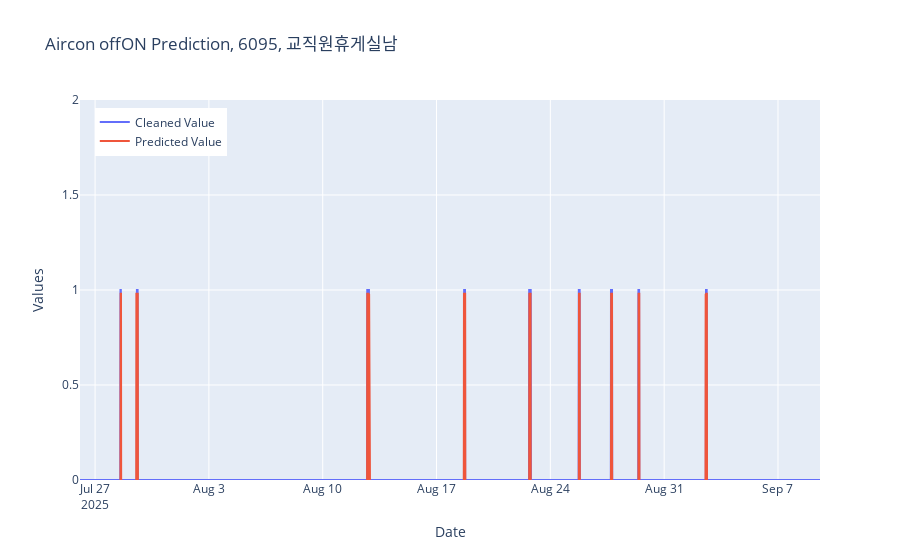

Notebook code for this chart:
### Markdown cell above
#### Save the model & Run Inference

### Code cell
#devID, tagCD = devID, list(tag_dict.keys())[0]
file_path_AI_model = f"/root/Bytelee_data/CodingSpace/2024_AI_BEMS/DATA_YiUmGO/{devID}_{device_name}_Aircon_offON_Prediction_LGBM.txt"

print(f'{file_path_AI_model= }')
model_a.save_model(file_path_AI_model)
#model_opt.save_model(file_path_AI_model)

# 모델 로드
model_infer = lgb.Booster(model_file=file_path_AI_model)

# 예측 수행 (로드된 모델 사용)
y_pred_a = model_infer.predict(X_test, num_iteration=model_a.best_iteration)

# 모델 평가
y_pred_a_binary = np.where(y_pred_a < 0.5, 0, 1)  # 0.5를 기준으로 이진분류 변환 
accuracy_a = accuracy_score(y_test, y_pred_a_binary)
rmse_a = root_mean_squared_error(y_test, y_pred_a)
print(f'Experiment A: {accuracy_a= :.3f}, {rmse_a= :.3f} with {X_df.shape[1]} features')

# 예측 결과 시각화
fig = go.Figure()

# Add traces for values
fig.add_trace(go.Scatter(x=y_test.index, y=y_test, mode='lines', name='Cleaned Value'))
fig.add_trace(go.Scatter(x=y_test.index, y=y_pred_a_binary-0.02, mode='lines', name='Predicted Value'))

# Update layout with secondary y-axis
fig.update_layout(
    title=f'Aircon offON Prediction, {devID}, {device_name}', 
    xaxis_title='Date',
    yaxis_title='Values',
    yaxis=dict(
        range=[0, 2]
    ),
    legend=dict(x=0.02, y=0.98, xanchor='left', yanchor='top', orientation='v')
)
fig.show()

### Figure 1 — Plotly figure (JSON) as saved in the notebook; plotly's stock layout.template omitted (floating-point values rounded to 4 significant figures; data arrays with more than 128 entries replaced by an {"elided": "..."} marker saying what was removed)
{"data": [{"mode": "lines", "name": "Cleaned Value", "type": "scatter", "x": {"elided": "4370 str values"}, "y": {"elided": "4370 int values"}}, {"mode": "lines", "name": "Predicted Value", "type": "scatter", "x": {"elided": "4370 str values"}, "y": {"elided": "4370 float values"}}], "layout": {"legend": {"orientation": "v", "x": 0.02, "xanchor": "left", "y": 0.98, "yanchor": "top"}, "title": {"text": "Aircon offON Prediction, 6095, 교직원휴게실남"}, "xaxis": {"title": {"text": "Date"}}, "yaxis": {"range": [0, 2], "title": {"text": "Values"}}}}
